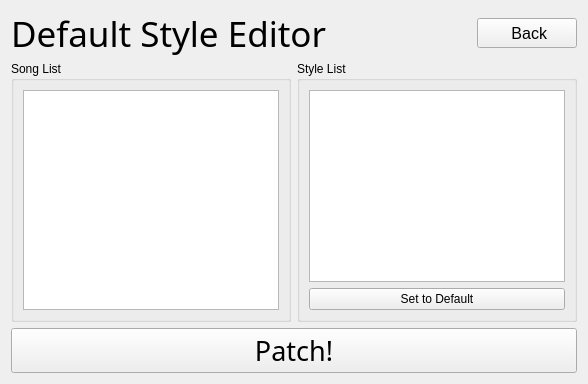
      <widget class="QWidget" name="DefaultStyleEditor">
       <layout class="QVBoxLayout" name="verticalLayout_14">
        <item>
         <layout class="QHBoxLayout" name="DS_Title">
          <item>
           <widget class="QLabel" name="DS_Title_Label">
            <property name="maximumSize">
             <size>
              <width>16777215</width>
              <height>44</height>
             </size>
            </property>
            <property name="font">
             <font>
              <family>Continuum Medium</family>
              <pointsize>26</pointsize>
             </font>
            </property>
            <property name="text">
             <string>Default Style Editor</string>
            </property>
           </widget>
          </item>
          <item>
           <widget class="QPushButton" name="DS_Back_Button">
            <property name="maximumSize">
             <size>
              <width>100</width>
              <height>30</height>
             </size>
            </property>
            <property name="font">
             <font>
              <pointsize>12</pointsize>
             </font>
            </property>
            <property name="text">
             <string> Back</string>
            </property>
           </widget>
          </item>
         </layout>
        </item>
        <item>
         <layout class="QHBoxLayout" name="DS_Lists">
          <item>
           <widget class="QGroupBox" name="DS_SongBox">
            <property name="title">
             <string>Song List</string>
            </property>
            <layout class="QVBoxLayout" name="verticalLayout_15">
             <item>
              <widget class="QListWidget" name="DS_Songs"/>
             </item>
            </layout>
           </widget>
          </item>
          <item>
           <widget class="QGroupBox" name="DS_StyleBox">
            <property name="title">
             <string>Style List</string>
            </property>
            <layout class="QVBoxLayout" name="verticalLayout_16">
             <item>
              <widget class="QListWidget" name="DS_Styles"/>
             </item>
             <item>
              <widget class="QPushButton" name="DS_Reset">
               <property name="text">
                <string>Set to Default</string>
               </property>
              </widget>
             </item>
            </layout>
           </widget>
          </item>
         </layout>
        </item>
        <item>
         <widget class="QPushButton" name="DS_Patch">
          <property name="minimumSize">
           <size>
            <width>0</width>
            <height>45</height>
           </size>
          </property>
          <property name="font">
           <font>
            <family>Continuum Medium</family>
            <pointsize>20</pointsize>
           </font>
          </property>
          <property name="text">
           <string>Patch!</string>
          </property>
         </widget>
        </item>
       </layout>
      </widget>
